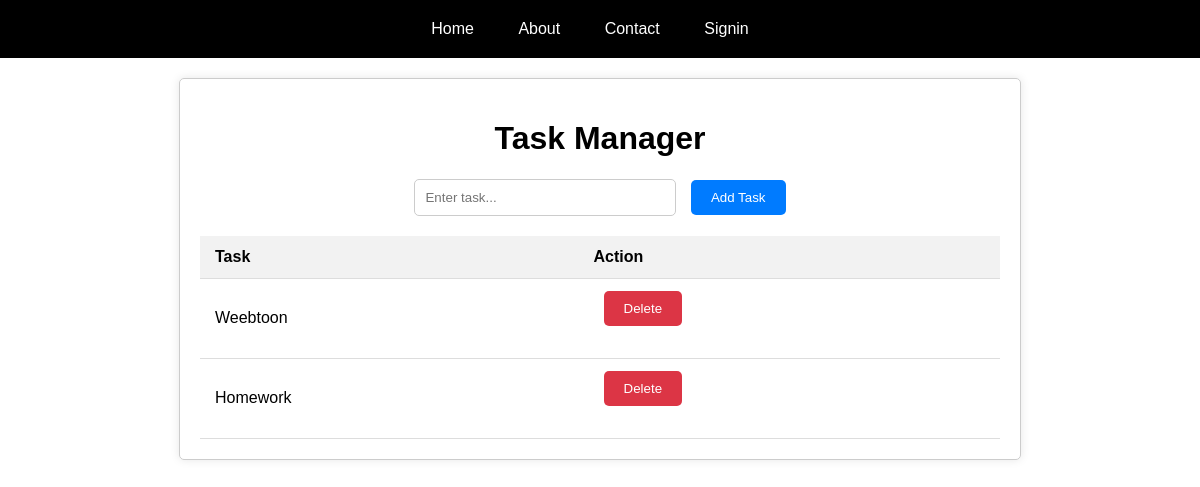
Before: / with the older database file.
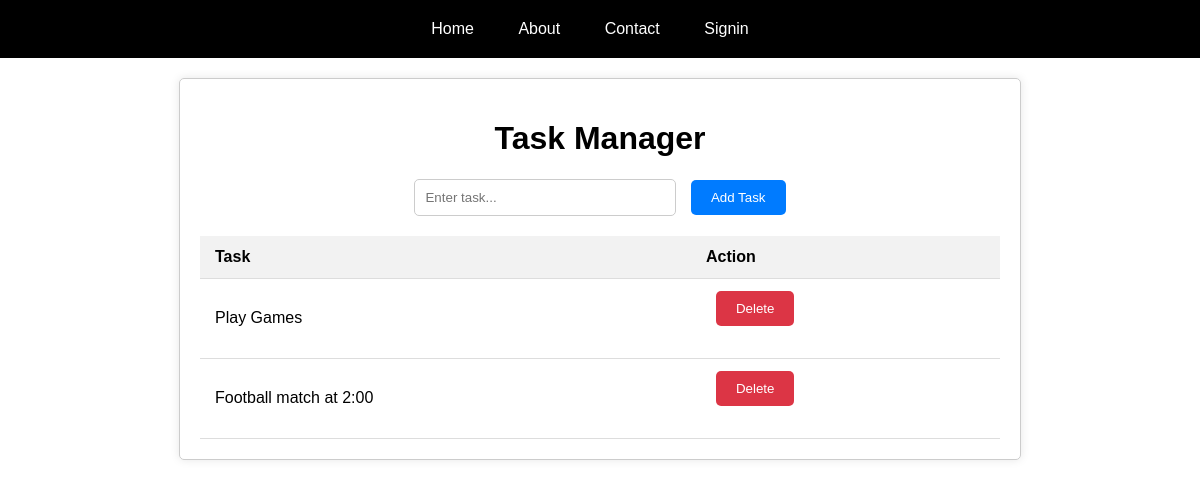
After: the same page with the newer database file.
### ManagerApp/models.py (models this page shows)
class Task(models.Model):
    text = models.CharField(max_length=200)

### ManagerApp/views.py (the view)
# urls.py: path("", views.home, name="home"),  # Route to the home view
def home(request):
    if request.method == 'POST':
        text = request.POST.get('text')
        if text:
            Task.objects.create(text=text)
            return redirect('home')
    tasks = Task.objects.all()
    return render(request, 'index.html', {'tasks': tasks})

### templates/index.html (shortened to what this page needs)
<!DOCTYPE html>
<html lang="en">
<head>
    <link rel="stylesheet" href="/static/css/styles.css">
</head>
</head>
<body>
    <header>
        <nav>
            <ul>
                <center>
                <li><a href="/">Home</a></li>
                <li><a href="/about/">About</a></li>
                <li><a href="/contact/">Contact</a></li>
                <li><a href="/signin/">Signin</a></li>
                </center>
            </ul>
        </nav>
    </header>
    <div class="container">
        <h1>Task Manager</h1>
        <center>
        <form method="post">
            <input type="text" name="text" placeholder="Enter task...">
            <button type="submit">Add Task</button>
        </form>
        </center>
        <div id="tasks-container">
            <table>
                <thead>
                    <tr>
                        <th>Task</th>
                        <th>Action</th>
                    </tr>
                </thead>
                <tbody>
                    {% for task in tasks %}
                    <tr>
                        <td>{{ task.text }}</td>
                        <td class="task-actions">
                            <form action="{% url 'delete_task' task.id %}" method="post">
                                <button type="submit">Delete</button>
                            </form>
                        </td>
                    </tr>
                    {% endfor %}
                </tbody>
            </table>
        </div>
    </div>
</body>
</html>

### static/css/styles.css (style rules this page uses)
.container { max-width: 500px; margin: 0 auto; padding: 20px; border: 1px solid #ccc; border-radius: 5px; }
h1 { text-align: center; }
button { padding: 8px 20px; margin-left: 10px; border: none; background-color: #007bff; color: #fff; border-radius: 5px; cursor: pointer; }
nav { background-color: #333; padding: 10px 0; }
ul { list-style-type: none; margin: 0; padding: 0; }
li { display: inline; margin-right: 20px; }
a { color: white; text-decoration: none; padding: 10px; }

### templates/index.html (style rules this page uses)
body { font-family: Arial, sans-serif; margin: 0; padding: 0; }
header { background-color: #000000; color: white; padding: 10px 0; }
nav { background-color: #000000; }
nav ul { list-style: none; margin: 0; padding: 0; }
nav ul li { display: inline; margin-right: 20px; }
nav ul li a { text-decoration: none; color: white; }
.container { max-width: 800px; margin: 20px auto; padding: 20px; border: 1px solid #ccc; border-radius: 5px; box-shadow: 0 0 10px rgba(0, 0, 0, 0.1); }
h1 { text-align: center; }
form { margin-bottom: 20px; }
input[type="text"] { padding: 10px; width: calc(40% - 80px); border: 1px solid #ccc; border-radius: 5px; }
button { padding: 10px 20px; border: none; background-color: #007bff; color: white; border-radius: 5px; cursor: pointer; }
table { width: 100%; border-collapse: collapse; }
th, td { padding: 12px 15px; text-align: left; border-bottom: 1px solid #ddd; }
th { background-color: #f2f2f2; }
.task-actions button { background-color: #dc3545; }

Changed rows visible on the page:
removed Task: text "Weebtoon"
removed Task: text "Homework"
added Task: text "Play Games"
added Task: text "Football match at 2:00"
